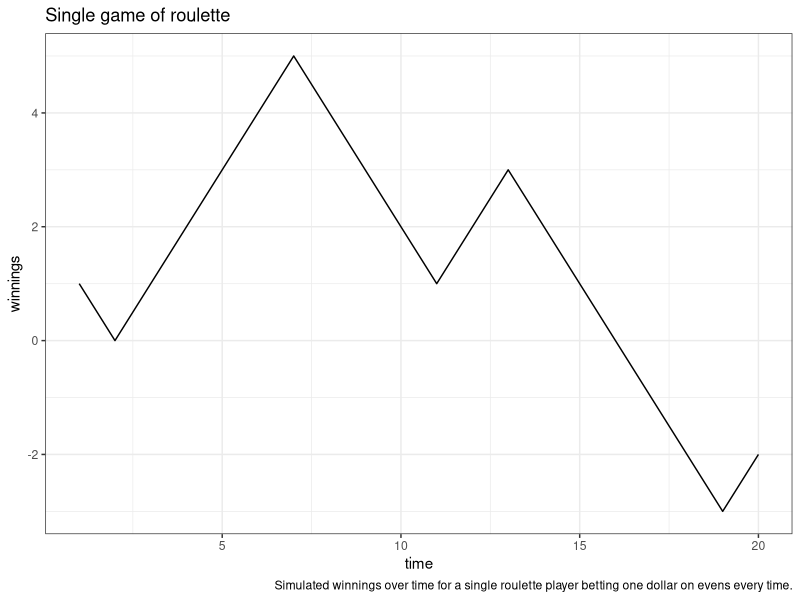
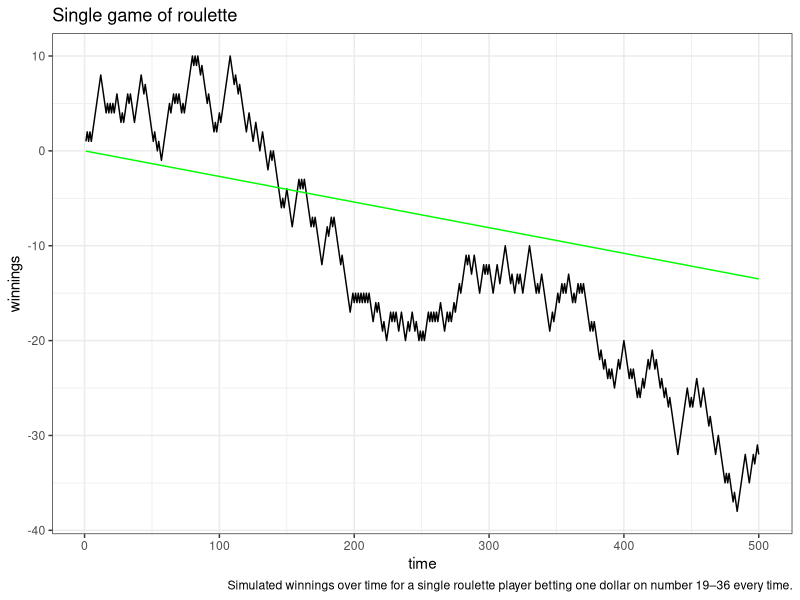
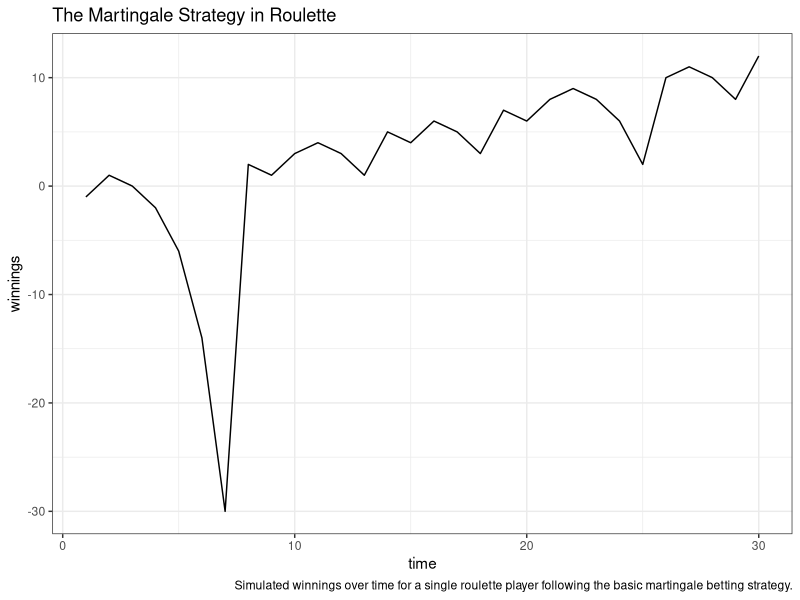
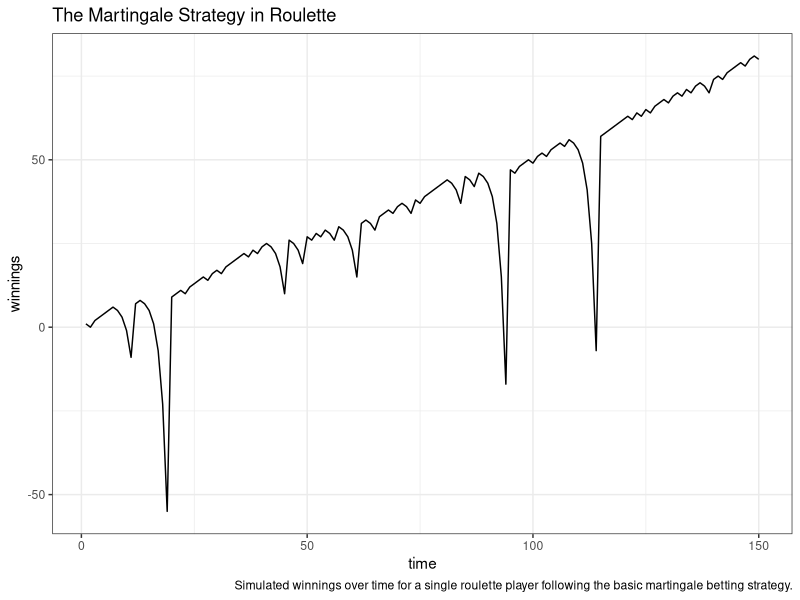
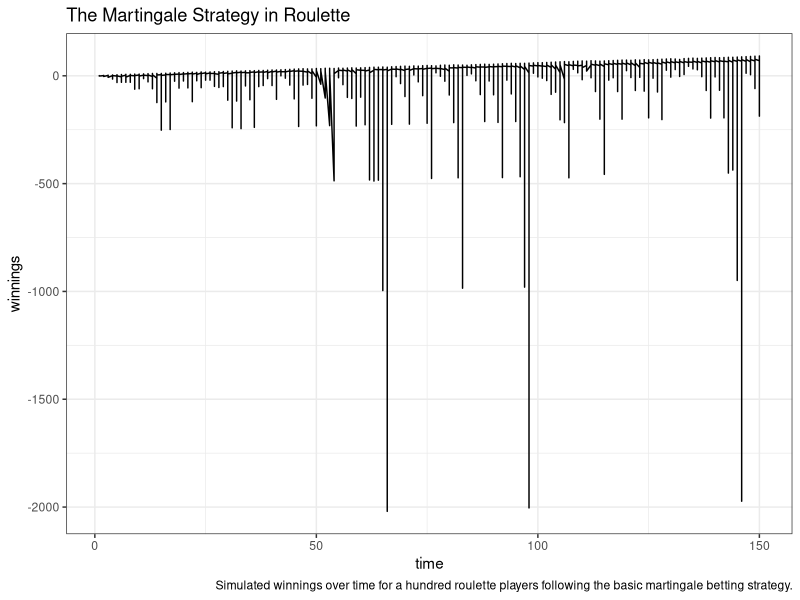

These charts were generated, in order, by the following R code:
## ---- chunk 1
even = function(x)
{
    win = (x %% 2 == 0) & (x != 0)
    ifelse(win, 1, -1)
}


high = function(x)
{
    win = (18 < x) & (x != 0)
    ifelse(win, 1, -1)
}


column1 = function(x)
{
    ifelse(x %% 3 == 1, 2, -1)
}


straightup = function(x, d = 1)
{
    ifelse(x == d, 35, -1)
}


# Construct a simple betting strategy
simple_strategy = function(bet = even)
{
    function(x) cumsum(bet(x))
}


#' Simulate plays from a betting strategy
#'
#' @param strategy
#' @param nplayers number of players to use this strategy
#' @param ntimes number of times each player should play
play = function(strategy = simple_strategy()
    , nplayers = 100L
    , ntimes = 1000L
    , ballvalues = 0:36
){
    out = replicate(nplayers
            , strategy(sample(ballvalues, size = ntimes, replace = TRUE))
            , simplify = FALSE
    )
    data.frame(winnings = do.call(c, out)
            , player = rep(seq(nplayers), each = ntimes)
            , time = rep(seq(ntimes), times = nplayers)
    )
}

## ---- chunk 2
library(ggplot2)
theme_set(theme_bw())  # Feel free to set different themes

set.seed(893) # Starts the random number generator at a particular place, so the graph will look the same for everyone.
d20 = play(nplayers = 1, ntimes = 20)

g = ggplot(data = d20, mapping = aes(x = time, y = winnings)) +
    geom_line() +
    labs(title = "Single game of roulette", caption = "Simulated winnings over time for a single roulette player betting one dollar on evens every time.")
print(g)
## ---- chunk 3
set.seed(893)

ntimes = 500
expected = data.frame(time = seq(ntimes))
expected$winnings = (-0.027 * expected$time)

highdata = play(strategy = simple_strategy(high), nplayers = 1, ntimes = 500)
g = ggplot(data = highdata, mapping = aes(x = time, y = winnings)) +
    geom_line() +
    labs(title = "Single game of roulette", caption = "Simulated winnings over time for a single roulette player betting one dollar on number 19–36 every time.") + geom_line(data = expected, color = "green")
print(g)
## ---- chunk 4
doublebet = function(x, initialbet = 1, strategy = even)
{
    winnings = rep(NA, length(x))
    betsize = initialbet
    current_winnings = 0
    for(i in seq_along(x)){
        if(strategy(x[i]) == 1){
            current_winnings = current_winnings + betsize
            betsize = initialbet
        } else {
            current_winnings = current_winnings - betsize
            betsize = 2 * betsize
        }
        winnings[i] = current_winnings
    }
    winnings
}
## ---- chunk 5
dm = play(doublebet, nplayers = 1, ntimes = 30)

g = ggplot(data = dm, mapping = aes(x = time, y = winnings)) +
    geom_line() +
    labs(title = "The Martingale Strategy in Roulette", caption = "Simulated winnings over time for a single roulette player following the basic martingale betting strategy.")
print(g)
## ---- chunk 6
set.seed(893)
d1 = play(doublebet, nplayers = 1, ntimes = 150)
d2 = play(doublebet, nplayers = 100, ntimes = 150)

g1 = ggplot(data = d1, mapping = aes(x = time, y = winnings)) +
    geom_line() +
    labs(title = "The Martingale Strategy in Roulette", caption = "Simulated winnings over time for a single roulette player following the basic martingale betting strategy.")
g2 = ggplot(data = d2, mapping = aes(x = time, y = winnings)) +
    geom_line() +
    labs(title = "The Martingale Strategy in Roulette", caption = "Simulated winnings over time for a hundred roulette players following the basic martingale betting strategy.")
print(g1)
print(g2)
